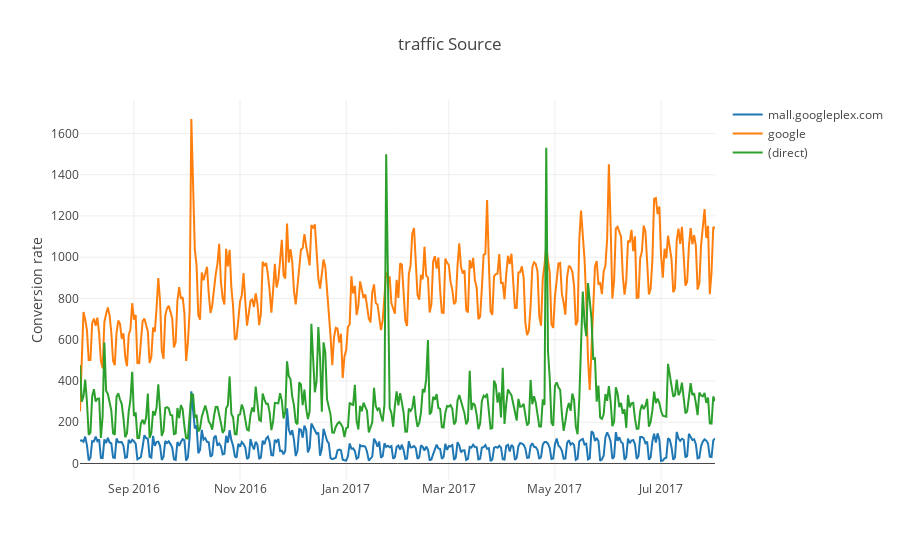

Notebook cell for this chart:
### Code cell
# Построим по источнику
d=tdf[tdf['trafficSource.source']=='mall.googleplex.com']
f=tdf[tdf['trafficSource.source']=='google']
g=tdf[tdf['trafficSource.source']=='(direct)']

one=d.groupby(['date'])['totals.newVisits'].count().reset_index()
two=f.groupby(['date'])['totals.newVisits'].count().reset_index()
thr=g.groupby(['date'])['totals.newVisits'].count().reset_index()


trace0 = go.Scatter( x=one['date'], y=one['totals.newVisits'], name='mall.googleplex.com', yaxis='y1')
trace1= go.Scatter( x=two['date'], y=two['totals.newVisits'], name='google', yaxis='y1')
trace2= go.Scatter( x=thr['date'], y=thr['totals.newVisits'], name='(direct)', yaxis='y1')
layout = go.Layout(
yaxis=dict(title='Conversion rate'),
yaxis2=dict(title='Count transactions', overlaying='y', side='right'),
title='traffic Source ' )

data = [trace0, trace1, trace2]
fig = go.Figure(data=data, layout=layout)
iplot(fig, show_link=False)

### Figure 1 — Plotly figure (JSON) as saved in the notebook; plotly's stock layout.template omitted (floating-point values rounded to 4 significant figures; data arrays with more than 128 entries replaced by an {"elided": "..."} marker saying what was removed)
{"data": [{"name": "mall.googleplex.com", "type": "scatter", "uid": "70ff1d78-ba2d-11e8-8de1-acbc3287d5f1", "x": {"elided": "366 str values"}, "y": {"elided": "366 int values"}, "yaxis": "y"}, {"name": "google", "type": "scatter", "uid": "70ff1f3a-ba2d-11e8-8f67-acbc3287d5f1", "x": {"elided": "366 str values"}, "y": {"elided": "366 int values"}, "yaxis": "y"}, {"name": "(direct)", "type": "scatter", "uid": "70ff203e-ba2d-11e8-a676-acbc3287d5f1", "x": {"elided": "366 str values"}, "y": {"elided": "366 int values"}, "yaxis": "y"}], "layout": {"title": "traffic Source ", "yaxis": {"title": "Conversion rate"}, "yaxis2": {"overlaying": "y", "side": "right", "title": "Count transactions"}}}
